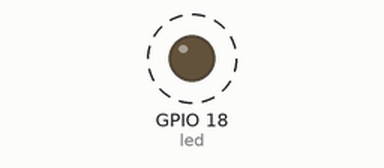
A sketch run on a simulated ESP32. On the bench: output pins drawn as LEDs (lit = HIGH). Dashed ring = blinking. What the sketch prints to the serial monitor is not drawn.

Above: at 0.5 s.
Timing chart, 0 to 4.6 s (numbered marks = the images above):
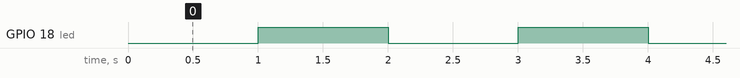

The sketch:

sketch.ino
```cpp
#define led 18

// Criando um timer de nome 'tempo'
hw_timer_t *Tempo = NULL;

// Metodo da interrupcao
void IRAM_ATTR ciclo1s()
{
  digitalWrite(led, !digitalRead(led));
}

void setup() {
  // put your setup code here, to run once:
  Serial.begin(115200);
  Serial.println("Hello, ESP32!");

  // Saidas
  pinMode(led, OUTPUT);

  // Inicializar o Timer
  // TimerBegin(numero_do_timer, frequencia, direçao)
  // Onde:
  // Numero do Timer, varia entre os valores 0 e 3
  // Frequencia, valor em MHz (80 padrão)
  // Direção, 'true' (crescente), 'false' (decrescente)
  Tempo = timerBegin(1000000);

  // timerAttachInterrupt(Nome_do_Timer, Metodo_ISR, Habilita)
  // Onde:
  // Nome do Timer
  // Método de Callback
  // Habilita a interrupção
  timerAttachInterrupt(Tempo, &ciclo1s);

  // Quando haverá a interrupção
  // Parametros do Timer
  // Tout = TimerTicks * (Prescaler / APB_CLK)
  // 1s = TimerTicks * (80 / 80.000.000)
  // 1s = TimerTicks * 0,000001
  // TimerTicks = 1s / 0,0000001
  // TimerTicks = 1.000.000
  timerAlarm(Tempo, 1000000, true, 0);

}

void loop() {
  // put your main code here, to run repeatedly:
  delay(10); // this speeds up the simulation
}
```

Measured:
- by itself, GPIO 18 (led): alternates HIGH for 1.0 s and LOW for 1.0 s
